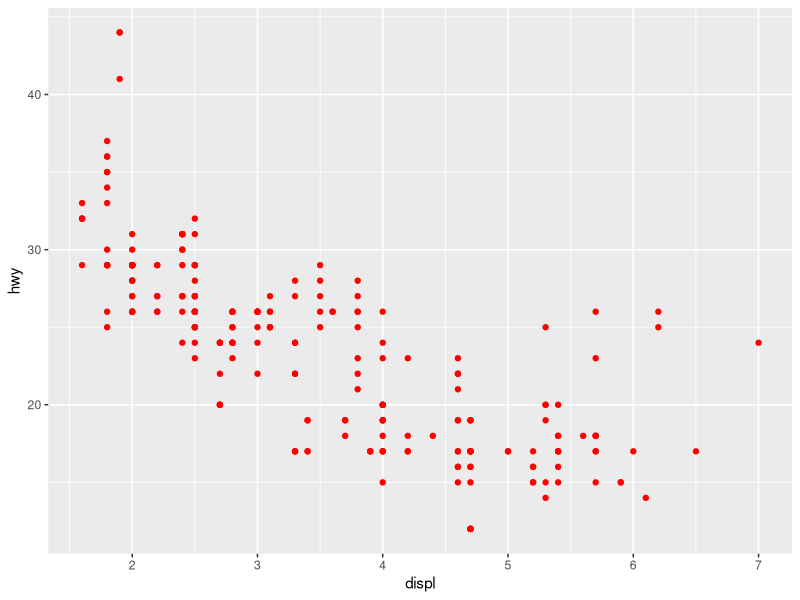
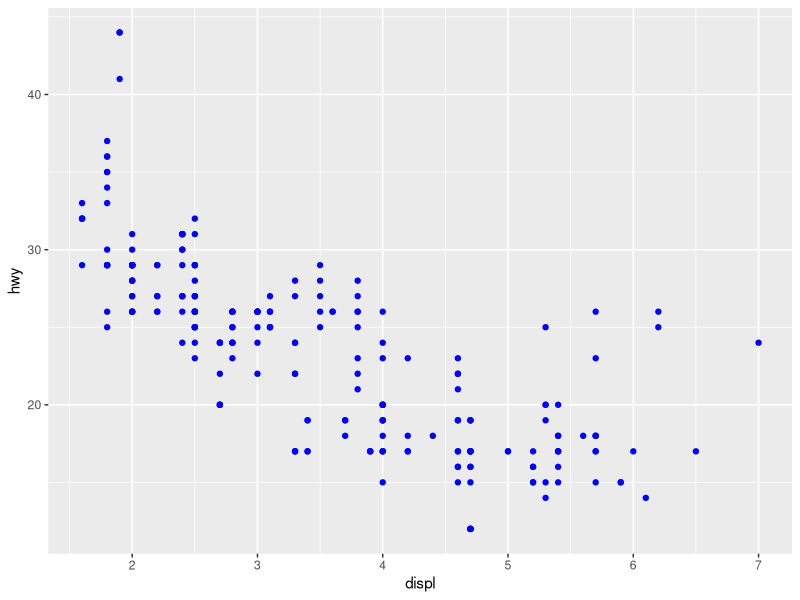
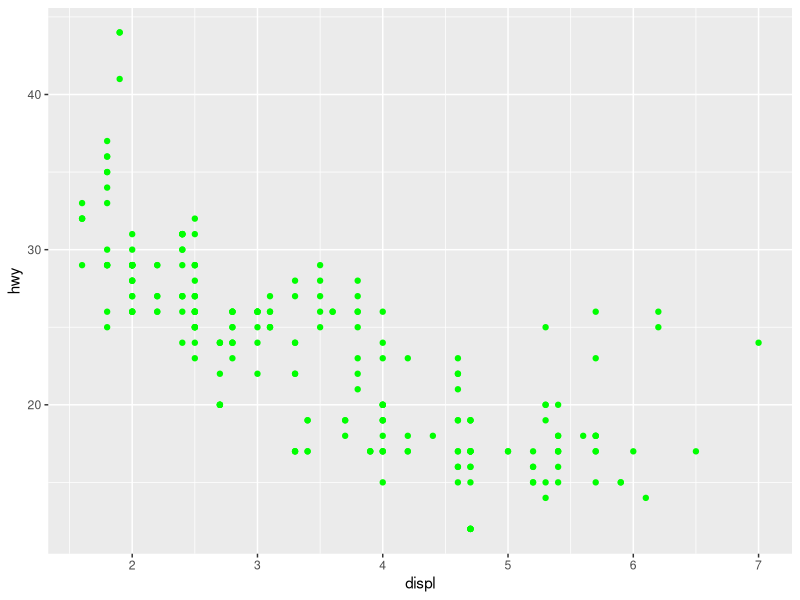
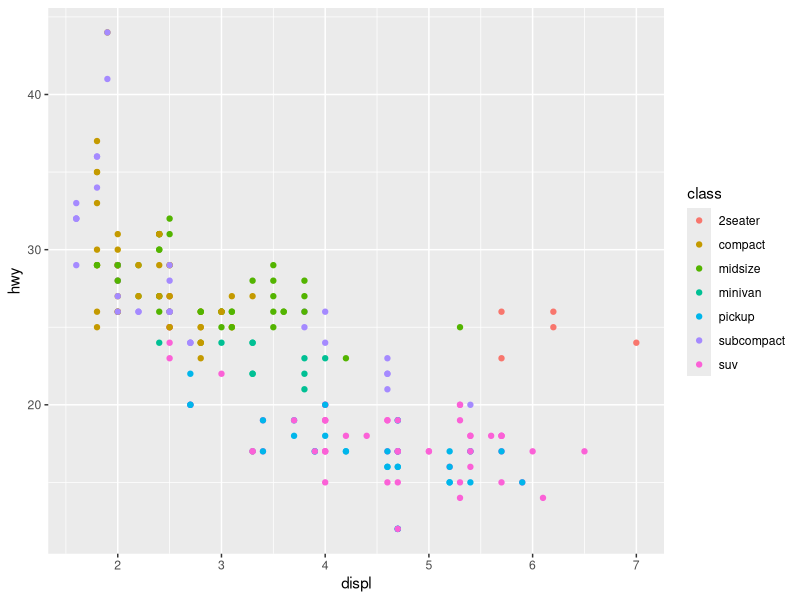
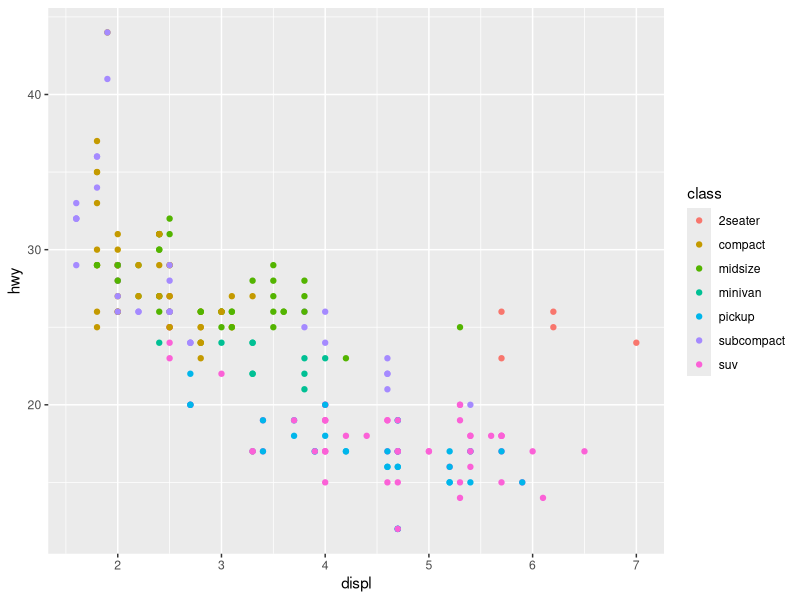

These charts were generated, in order, by the following R code:
library(tidyverse)

ggplot(
  data = mpg,
  mapping = aes(x = displ, y = hwy)
) +
  geom_point(
    color = "red"
  )

ggplot(
  data = mpg,
  mapping = aes(x = displ, y = hwy)
) +
  geom_point(
    color = "blue"
  )

ggplot(
  data = mpg,
  mapping = aes(x = displ, y = hwy)
) +
  geom_point(
    color = "green"
  )

ggplot(
  data = mpg,
  mapping = aes(x = displ, y = hwy, color = class)
) +
  geom_point()

ggplot(
  data = mpg,
  mapping = aes(
    x = displ,
    y = hwy,
    color = class
  )
) +
  geom_point()
